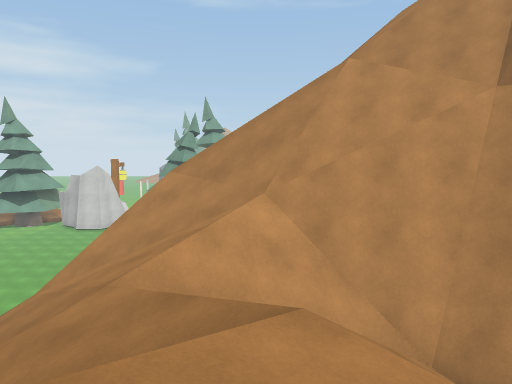
[1] (above)

24 first-person views from a walk through a 3-D level made in the Unity game engine. The camera is 1.5 m above the floor, tilts 6° down and sees 70° across. The floor is counted in squares, 1.8 m on a side. Each view is taken from the middle of a square. On the plan, view 1 faces up. The plan holds only what a view shows up to about 12 squares ahead; the rest is blank. The place goes on beyond the plan. The player character is not drawn. Surface patterns are stand-ins for the level's own textures.

[2]
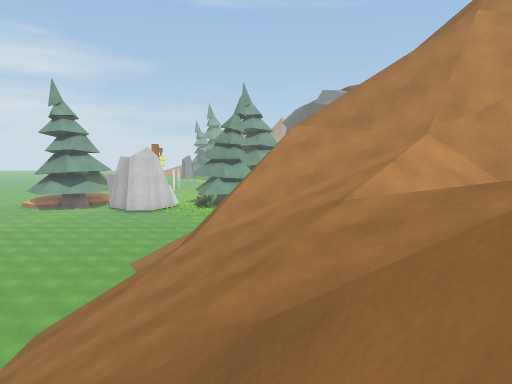

[3]
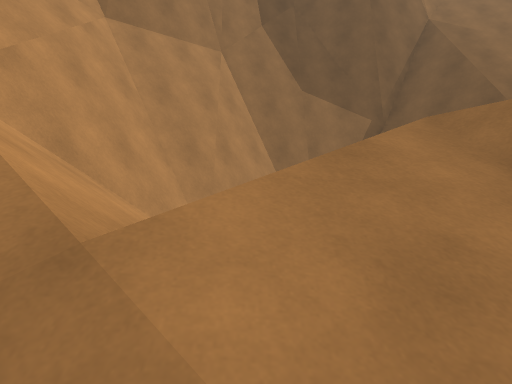

[4]
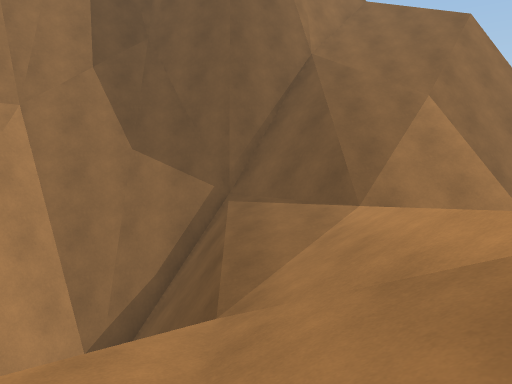

[5]
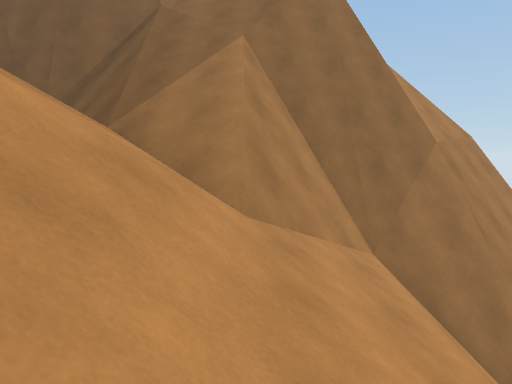

[6]
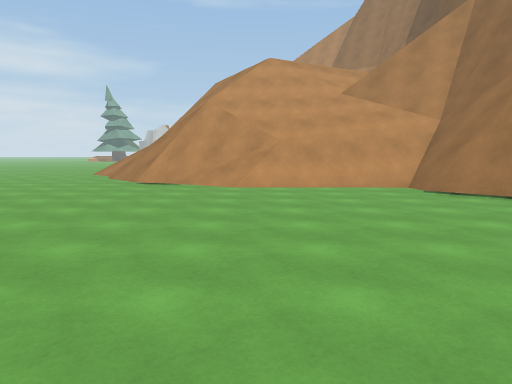

[7]
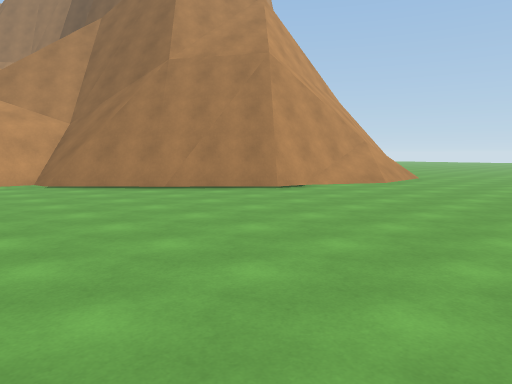

[8]
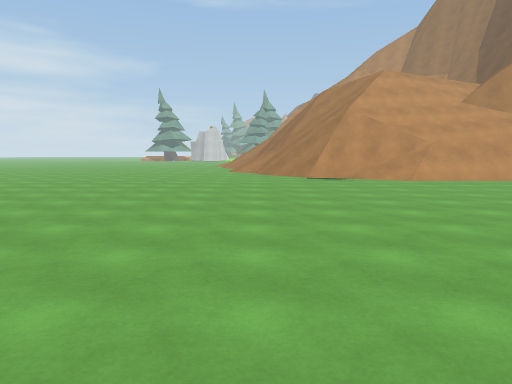

[9]
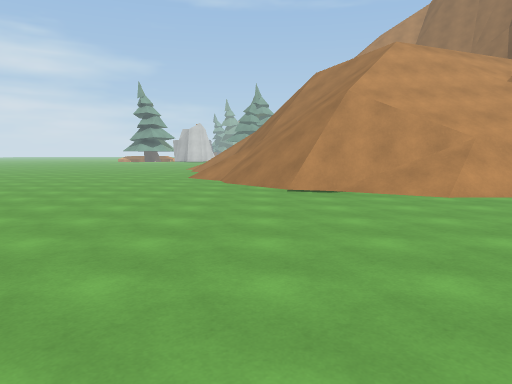

[10]
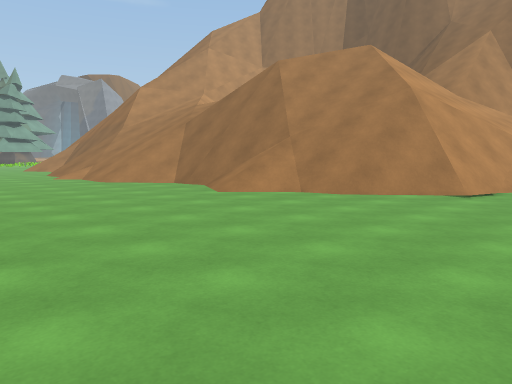

[11]
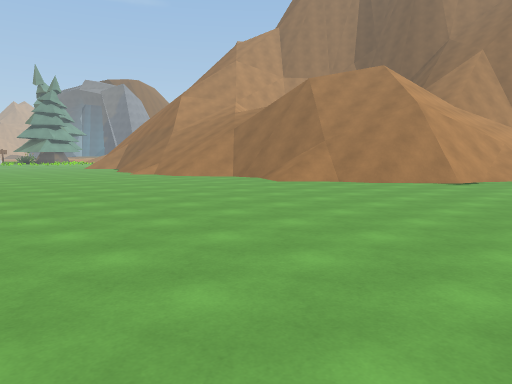

[12]
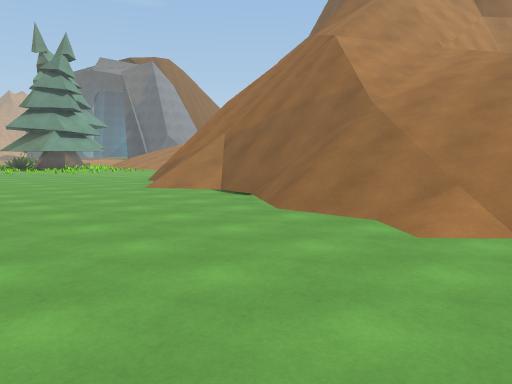

[13]
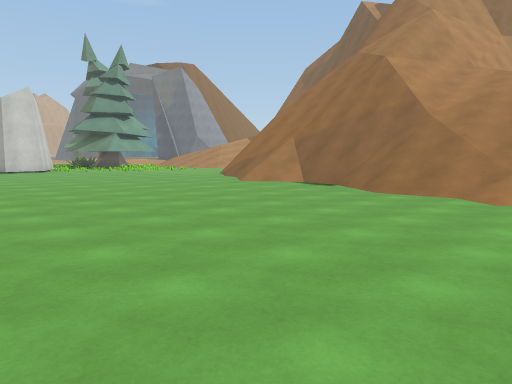

[14]
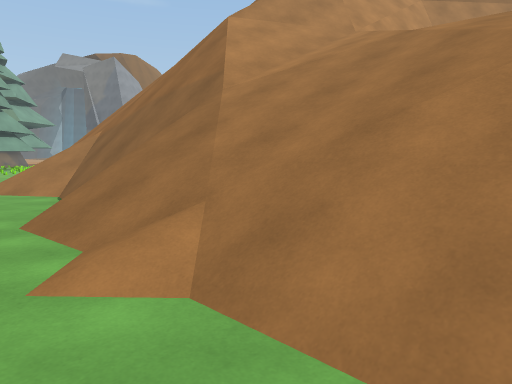

[15]
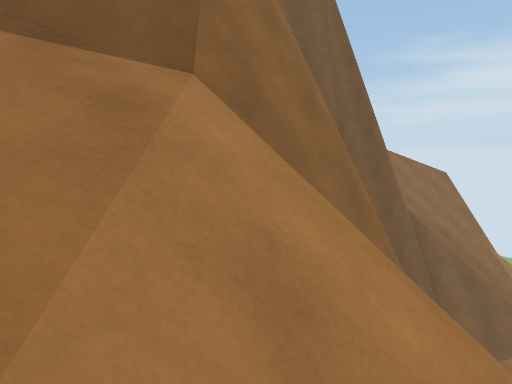

[16]
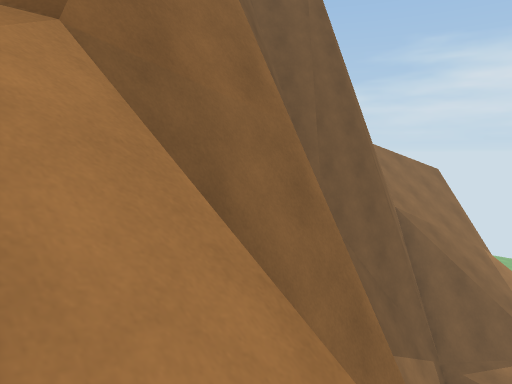

[17]
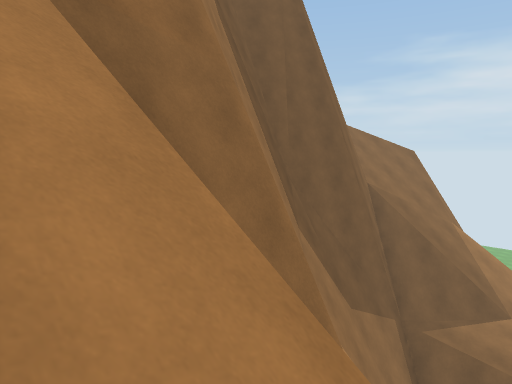

[18]
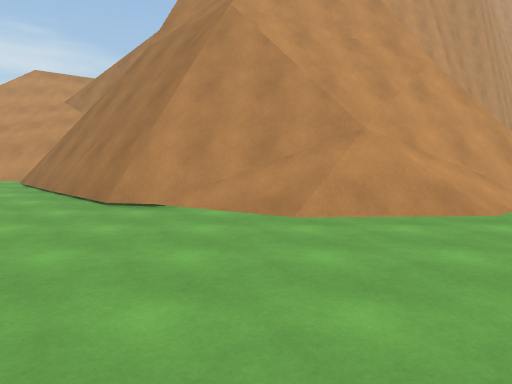

[19]
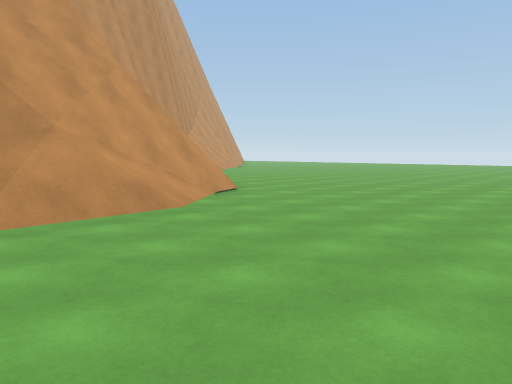

[20]
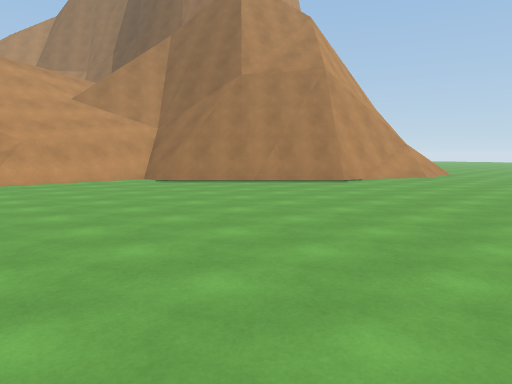

[21]
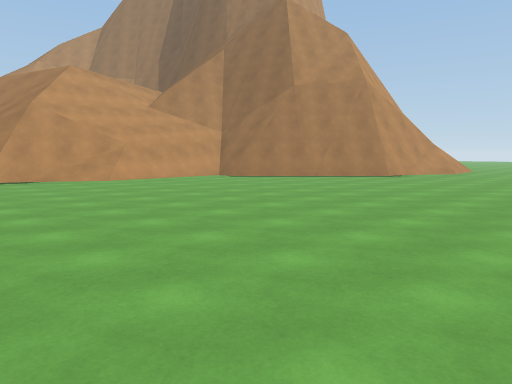

[22]
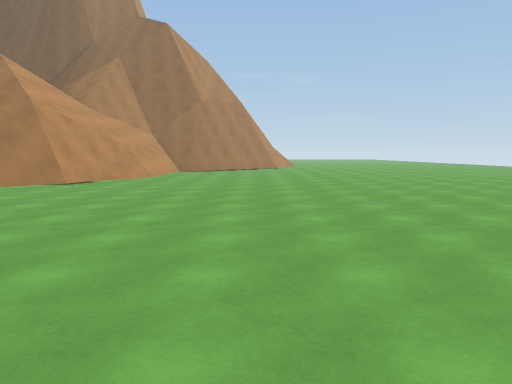

[23]
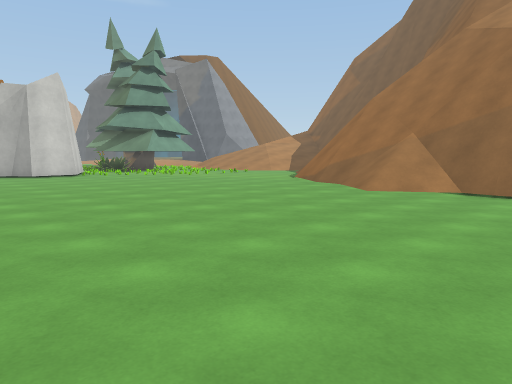

[24]
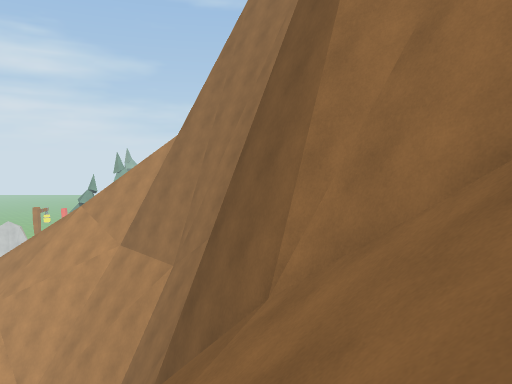

### Floor plan
Key: @ floor where view 1 was taken; # wall or solid block; . main floor; : floor 4.5 m higher than the main floor; + floor 5.75 m higher than the main floor; * floor 6.5 m higher than the main floor; / step, stairs or slope; = window, fence, low wall or low ledge; ^ raised ledge; v drop or lower ground.
Columns run from 14 left of view 1 to 14 right of it. Each row starts with its distance up from view 1.
 20   ...
 19   ....
 18   .....
 17   ......
 16   .......
 15  .........
 14  ........//
 13  ........////
 12  .......//////
 11  .......///////=/////
 10 ......../##///////////#
  9 ........=##v/////vvvv#
  8 ........//vv////vvvvv^
  7 ........//v////=^vvvv##
  6 .......////////#^  vvv#^
  5 ........////////#^   ==#^
  4 ......./////// //##^ ^
  3 ........////////  /# # ^
  2   ......//// ///  =#v^ ^
  1   ......//////*+/=#vv#^^
  0   ......./////@//////#=#
 -1  ........///////////#vv#^
 -2  .......////////////////##
 -3  ........////////////////#
 -4  .........///////=vvvv///v
 -5  .........//##////##vvv/v
 -6 .........../##=////=#^vv
 -7 .............///////## v
 -8 ..................//:## ^
 -9 ...................#####^
-10   ..................###   ^=#
-11  ....................##  ^=^#
-12   ....................###=###
-13    .....................////.
-14      ........................
-15       .......................
-16        ......................
-17         .....................
-18          ..........     ....

Where each view was taken, in squares from view 1:
view 1: 0 up, 0 right, facing up
view 2: 0 up, 3 left, facing up
view 3: 4 up, 3 left, facing right
view 4: 0 up, 1 left, facing right
view 5: 4 down, 1 left, facing right
view 6: 16 down, 0 right, facing up
view 7: 18 down, 1 right, facing up-right
view 8: 18 down, 5 left, facing up
view 9: 14 down, 4 left, facing up
view 10: 8 down, 11 left, facing up-right
view 11: 9 down, 14 left, facing up-right
view 12: 3 up, 11 left, facing up-right
view 13: 3 up, 14 left, facing up-right
view 14: 2 up, 8 left, facing up-right
view 15: 11 up, 4 right, facing down-right
view 16: 10 up, 4 right, facing down-right
view 17: 10 up, 3 right, facing down-right
view 18: 18 down, 10 right, facing up
view 19: 18 down, 10 right, facing up-right
view 20: 18 down, 2 left, facing up-right
view 21: 18 down, 5 left, facing up-right
view 22: 11 down, 13 left, facing right
view 23: 7 up, 14 left, facing up-right
view 24: 5 down, 9 right, facing up
